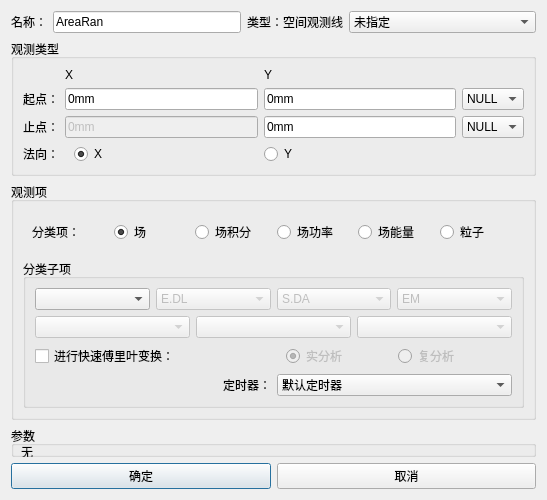
<?xml version="1.0" encoding="UTF-8"?>
<ui version="4.0">
 <class>Dialog</class>
 <widget class="QDialog" name="Dialog">
  <property name="windowModality">
   <enum>Qt::ApplicationModal</enum>
  </property>
  <property name="geometry">
   <rect>
    <x>0</x>
    <y>0</y>
    <width>547</width>
    <height>477</height>
   </rect>
  </property>
  <property name="minimumSize">
   <size>
    <width>0</width>
    <height>0</height>
   </size>
  </property>
  <property name="maximumSize">
   <size>
    <width>16777215</width>
    <height>16777215</height>
   </size>
  </property>
  <property name="windowTitle">
   <string>空间观测设置</string>
  </property>
  <layout class="QGridLayout" name="gridLayout">
   <item row="0" column="0">
    <layout class="QHBoxLayout" name="horizontalLayout">
     <item>
      <widget class="QLabel" name="Label_Name">
       <property name="sizePolicy">
        <sizepolicy hsizetype="Fixed" vsizetype="Preferred">
         <horstretch>0</horstretch>
         <verstretch>0</verstretch>
        </sizepolicy>
       </property>
       <property name="text">
        <string>名称：</string>
       </property>
      </widget>
     </item>
     <item>
      <widget class="QLineEdit" name="le_name">
       <property name="sizePolicy">
        <sizepolicy hsizetype="Preferred" vsizetype="Fixed">
         <horstretch>0</horstretch>
         <verstretch>0</verstretch>
        </sizepolicy>
       </property>
       <property name="text">
        <string>AreaRan</string>
       </property>
      </widget>
     </item>
     <item>
      <widget class="QLabel" name="Label_Shadow">
       <property name="sizePolicy">
        <sizepolicy hsizetype="Fixed" vsizetype="Preferred">
         <horstretch>0</horstretch>
         <verstretch>0</verstretch>
        </sizepolicy>
       </property>
       <property name="text">
        <string>类型：空间观测线</string>
       </property>
      </widget>
     </item>
     <item>
      <widget class="QComboBox" name="ComboBox_Shadow">
       <item>
        <property name="text">
         <string>未指定</string>
        </property>
       </item>
      </widget>
     </item>
    </layout>
   </item>
   <item row="1" column="0">
    <widget class="QGroupBox" name="groupBox_Port">
     <property name="title">
      <string>观测类型</string>
     </property>
     <layout class="QGridLayout" name="gridLayout_2">
      <item row="7" column="0">
       <layout class="QGridLayout" name="gridLayout_5">
        <item row="2" column="0">
         <widget class="QLabel" name="label_end">
          <property name="text">
           <string>止点：</string>
          </property>
         </widget>
        </item>
        <item row="1" column="0">
         <widget class="QLabel" name="label_start">
          <property name="text">
           <string>起点：</string>
          </property>
         </widget>
        </item>
        <item row="3" column="0">
         <widget class="QLabel" name="label">
          <property name="text">
           <string>法向：</string>
          </property>
         </widget>
        </item>
        <item row="1" column="2">
         <widget class="QLineEdit" name="le_start_y">
          <property name="text">
           <string>0mm</string>
          </property>
         </widget>
        </item>
        <item row="1" column="1">
         <widget class="QLineEdit" name="le_start_x">
          <property name="text">
           <string>0mm</string>
          </property>
         </widget>
        </item>
        <item row="2" column="1">
         <widget class="QLineEdit" name="le_end_x">
          <property name="enabled">
           <bool>false</bool>
          </property>
          <property name="text">
           <string>0mm</string>
          </property>
         </widget>
        </item>
        <item row="2" column="2">
         <widget class="QLineEdit" name="le_end_y">
          <property name="enabled">
           <bool>true</bool>
          </property>
          <property name="text">
           <string>0mm</string>
          </property>
         </widget>
        </item>
        <item row="0" column="1">
         <widget class="QLabel" name="label_X">
          <property name="text">
           <string>X</string>
          </property>
         </widget>
        </item>
        <item row="0" column="2">
         <widget class="QLabel" name="label_Y">
          <property name="text">
           <string>Y</string>
          </property>
         </widget>
        </item>
        <item row="2" column="3">
         <widget class="QComboBox" name="ComboBox_end">
          <item>
           <property name="text">
            <string>NULL</string>
           </property>
          </item>
         </widget>
        </item>
        <item row="1" column="3">
         <widget class="QComboBox" name="ComboBox_start">
          <item>
           <property name="text">
            <string>NULL</string>
           </property>
          </item>
         </widget>
        </item>
        <item row="3" column="1" colspan="2">
         <widget class="QGroupBox" name="groupBox_5">
          <property name="styleSheet">
           <string notr="true">QGroupBox{border:none}</string>
          </property>
          <property name="title">
           <string/>
          </property>
          <layout class="QHBoxLayout" name="horizontalLayout_6">
           <property name="spacing">
            <number>7</number>
           </property>
           <property name="topMargin">
            <number>0</number>
           </property>
           <property name="bottomMargin">
            <number>0</number>
           </property>
           <item>
            <widget class="QRadioButton" name="radioButton_x">
             <property name="enabled">
              <bool>true</bool>
             </property>
             <property name="sizePolicy">
              <sizepolicy hsizetype="Expanding" vsizetype="Fixed">
               <horstretch>0</horstretch>
               <verstretch>0</verstretch>
              </sizepolicy>
             </property>
             <property name="text">
              <string>X</string>
             </property>
             <property name="checkable">
              <bool>true</bool>
             </property>
             <property name="checked">
              <bool>true</bool>
             </property>
            </widget>
           </item>
           <item>
            <widget class="QRadioButton" name="radioButton_y">
             <property name="sizePolicy">
              <sizepolicy hsizetype="Expanding" vsizetype="Fixed">
               <horstretch>0</horstretch>
               <verstretch>0</verstretch>
              </sizepolicy>
             </property>
             <property name="text">
              <string>Y</string>
             </property>
            </widget>
           </item>
          </layout>
         </widget>
        </item>
       </layout>
      </item>
     </layout>
    </widget>
   </item>
   <item row="2" column="0">
    <widget class="QGroupBox" name="groupBox_Port_2">
     <property name="title">
      <string>观测项</string>
     </property>
     <layout class="QGridLayout" name="gridLayout_3">
      <item row="1" column="0">
       <widget class="QGroupBox" name="groupBox">
        <property name="title">
         <string>分类子项</string>
        </property>
        <layout class="QGridLayout" name="gridLayout_4">
         <item row="3" column="0" colspan="2">
          <layout class="QGridLayout" name="gridLayout_6">
           <item row="0" column="0">
            <widget class="QCheckBox" name="checkBox_Fourier">
             <property name="text">
              <string>进行快速傅里叶变换：</string>
             </property>
            </widget>
           </item>
           <item row="1" column="1">
            <widget class="QComboBox" name="ComboBox_timer">
             <item>
              <property name="text">
               <string>默认定时器</string>
              </property>
             </item>
             <item>
              <property name="text">
               <string>仅开始时刻</string>
              </property>
             </item>
             <item>
              <property name="text">
               <string>仅结束时刻</string>
              </property>
             </item>
            </widget>
           </item>
           <item row="1" column="0" alignment="Qt::AlignRight">
            <widget class="QLabel" name="label_end_3">
             <property name="sizePolicy">
              <sizepolicy hsizetype="Fixed" vsizetype="Preferred">
               <horstretch>0</horstretch>
               <verstretch>0</verstretch>
              </sizepolicy>
             </property>
             <property name="text">
              <string>定时器：</string>
             </property>
            </widget>
           </item>
           <item row="0" column="1">
            <widget class="QGroupBox" name="groupBox_4">
             <property name="styleSheet">
              <string notr="true">QGroupBox{border:none}</string>
             </property>
             <property name="title">
              <string/>
             </property>
             <layout class="QHBoxLayout" name="horizontalLayout_4">
              <property name="topMargin">
               <number>0</number>
              </property>
              <property name="bottomMargin">
               <number>0</number>
              </property>
              <item>
               <widget class="QRadioButton" name="radioButton_real">
                <property name="enabled">
                 <bool>false</bool>
                </property>
                <property name="text">
                 <string>实分析</string>
                </property>
                <property name="checked">
                 <bool>true</bool>
                </property>
               </widget>
              </item>
              <item>
               <widget class="QRadioButton" name="radioButton_complex">
                <property name="enabled">
                 <bool>false</bool>
                </property>
                <property name="text">
                 <string>复分析</string>
                </property>
               </widget>
              </item>
             </layout>
            </widget>
           </item>
          </layout>
         </item>
         <item row="1" column="0" colspan="2">
          <layout class="QHBoxLayout" name="horizontalLayout_2">
           <item>
            <widget class="QComboBox" name="ComboBox_E1">
             <property name="enabled">
              <bool>true</bool>
             </property>
            </widget>
           </item>
           <item>
            <widget class="QComboBox" name="ComboBox_EDL">
             <property name="enabled">
              <bool>false</bool>
             </property>
             <item>
              <property name="text">
               <string>E.DL</string>
              </property>
             </item>
             <item>
              <property name="text">
               <string>J.DA</string>
              </property>
             </item>
             <item>
              <property name="text">
               <string>H.DL</string>
              </property>
             </item>
            </widget>
           </item>
           <item>
            <widget class="QComboBox" name="ComboBox_SDA">
             <property name="enabled">
              <bool>false</bool>
             </property>
             <item>
              <property name="text">
               <string>S.DA</string>
              </property>
             </item>
            </widget>
           </item>
           <item>
            <widget class="QComboBox" name="ComboBox_EM">
             <property name="enabled">
              <bool>false</bool>
             </property>
             <item>
              <property name="text">
               <string>EM</string>
              </property>
             </item>
             <item>
              <property name="text">
               <string>MAGNETIC</string>
              </property>
             </item>
             <item>
              <property name="text">
               <string>ELECTRIC</string>
              </property>
             </item>
            </widget>
           </item>
          </layout>
         </item>
         <item row="2" column="0" colspan="2">
          <layout class="QHBoxLayout" name="horizontalLayout_7">
           <item>
            <widget class="QComboBox" name="comboBox_particle">
             <property name="enabled">
              <bool>false</bool>
             </property>
            </widget>
           </item>
           <item>
            <widget class="QComboBox" name="comboBox_particleType">
             <property name="enabled">
              <bool>false</bool>
             </property>
            </widget>
           </item>
           <item>
            <widget class="QComboBox" name="comboBox_axis">
             <property name="enabled">
              <bool>false</bool>
             </property>
            </widget>
           </item>
          </layout>
         </item>
        </layout>
       </widget>
      </item>
      <item row="0" column="0">
       <layout class="QHBoxLayout" name="horizontalLayout_start_2">
        <item>
         <widget class="QGroupBox" name="groupBox_3">
          <property name="styleSheet">
           <string notr="true">QGroupBox{border:none}</string>
          </property>
          <property name="title">
           <string/>
          </property>
          <layout class="QHBoxLayout" name="horizontalLayout_5">
           <item>
            <widget class="QLabel" name="label_start_2">
             <property name="text">
              <string>分类项：</string>
             </property>
            </widget>
           </item>
           <item>
            <widget class="QRadioButton" name="radioButton_field">
             <property name="text">
              <string>场</string>
             </property>
             <property name="checked">
              <bool>true</bool>
             </property>
            </widget>
           </item>
           <item>
            <widget class="QRadioButton" name="radioButton_integral">
             <property name="text">
              <string>场积分</string>
             </property>
            </widget>
           </item>
           <item>
            <widget class="QRadioButton" name="radioButton_power">
             <property name="text">
              <string>场功率</string>
             </property>
            </widget>
           </item>
           <item>
            <widget class="QRadioButton" name="radioButton_energy">
             <property name="text">
              <string>场能量</string>
             </property>
            </widget>
           </item>
           <item>
            <widget class="QRadioButton" name="radioButton_particles">
             <property name="text">
              <string>粒子</string>
             </property>
            </widget>
           </item>
          </layout>
         </widget>
        </item>
       </layout>
      </item>
     </layout>
    </widget>
   </item>
   <item row="3" column="0">
    <widget class="QGroupBox" name="groupBox_2">
     <property name="title">
      <string>参数</string>
     </property>
     <widget class="QLabel" name="label_5">
      <property name="geometry">
       <rect>
        <x>10</x>
        <y>20</y>
        <width>54</width>
        <height>12</height>
       </rect>
      </property>
      <property name="text">
       <string>无</string>
      </property>
     </widget>
    </widget>
   </item>
   <item row="4" column="0">
    <layout class="QHBoxLayout" name="horizontalLayout_10">
     <item>
      <widget class="QPushButton" name="pb_ok">
       <property name="text">
        <string>确定</string>
       </property>
      </widget>
     </item>
     <item>
      <widget class="QPushButton" name="pb_cancel">
       <property name="text">
        <string>取消</string>
       </property>
      </widget>
     </item>
    </layout>
   </item>
  </layout>
 </widget>
 <tabstops>
  <tabstop>pb_ok</tabstop>
  <tabstop>pb_cancel</tabstop>
  <tabstop>le_name</tabstop>
  <tabstop>ComboBox_Shadow</tabstop>
  <tabstop>le_start_x</tabstop>
  <tabstop>le_start_y</tabstop>
  <tabstop>ComboBox_start</tabstop>
  <tabstop>le_end_x</tabstop>
  <tabstop>le_end_y</tabstop>
  <tabstop>ComboBox_end</tabstop>
  <tabstop>radioButton_x</tabstop>
  <tabstop>radioButton_y</tabstop>
  <tabstop>radioButton_field</tabstop>
  <tabstop>radioButton_integral</tabstop>
  <tabstop>radioButton_power</tabstop>
  <tabstop>radioButton_energy</tabstop>
  <tabstop>ComboBox_E1</tabstop>
  <tabstop>ComboBox_EDL</tabstop>
  <tabstop>ComboBox_SDA</tabstop>
  <tabstop>ComboBox_EM</tabstop>
  <tabstop>checkBox_Fourier</tabstop>
  <tabstop>radioButton_real</tabstop>
  <tabstop>radioButton_complex</tabstop>
  <tabstop>ComboBox_timer</tabstop>
 </tabstops>
 <resources/>
 <connections/>
</ui>
